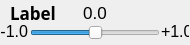
<?xml version="1.0" encoding="UTF-8"?>
<ui version="4.0">
 <class>QSliderPlus</class>
 <widget class="QWidget" name="QSliderPlus">
  <property name="geometry">
   <rect>
    <x>0</x>
    <y>0</y>
    <width>190</width>
    <height>45</height>
   </rect>
  </property>
  <property name="sizePolicy">
   <sizepolicy hsizetype="Fixed" vsizetype="Fixed">
    <horstretch>0</horstretch>
    <verstretch>0</verstretch>
   </sizepolicy>
  </property>
  <property name="font">
   <font>
    <pointsize>13</pointsize>
   </font>
  </property>
  <property name="windowTitle">
   <string>Form</string>
  </property>
  <widget class="QSlider" name="slider">
   <property name="geometry">
    <rect>
     <x>30</x>
     <y>22</y>
     <width>130</width>
     <height>22</height>
    </rect>
   </property>
   <property name="minimum">
    <number>0</number>
   </property>
   <property name="maximum">
    <number>100</number>
   </property>
   <property name="value">
    <number>50</number>
   </property>
   <property name="tracking">
    <bool>true</bool>
   </property>
   <property name="orientation">
    <enum>Qt::Horizontal</enum>
   </property>
   <property name="invertedAppearance">
    <bool>false</bool>
   </property>
  </widget>
  <widget class="QLabel" name="minLabel">
   <property name="geometry">
    <rect>
     <x>0</x>
     <y>25</y>
     <width>28</width>
     <height>13</height>
    </rect>
   </property>
   <property name="font">
    <font>
     <pointsize>12</pointsize>
    </font>
   </property>
   <property name="text">
    <string>-1.0</string>
   </property>
   <property name="alignment">
    <set>Qt::AlignRight|Qt::AlignTrailing|Qt::AlignVCenter</set>
   </property>
  </widget>
  <widget class="QLabel" name="maxLabel">
   <property name="geometry">
    <rect>
     <x>161</x>
     <y>25</y>
     <width>28</width>
     <height>13</height>
    </rect>
   </property>
   <property name="font">
    <font>
     <pointsize>12</pointsize>
    </font>
   </property>
   <property name="text">
    <string>+1.0</string>
   </property>
  </widget>
  <widget class="QLabel" name="valueLabel">
   <property name="geometry">
    <rect>
     <x>65</x>
     <y>5</y>
     <width>60</width>
     <height>16</height>
    </rect>
   </property>
   <property name="font">
    <font>
     <pointsize>13</pointsize>
    </font>
   </property>
   <property name="text">
    <string>0.0</string>
   </property>
   <property name="alignment">
    <set>Qt::AlignCenter</set>
   </property>
  </widget>
  <widget class="QLabel" name="label">
   <property name="geometry">
    <rect>
     <x>10</x>
     <y>5</y>
     <width>71</width>
     <height>16</height>
    </rect>
   </property>
   <property name="sizePolicy">
    <sizepolicy hsizetype="Fixed" vsizetype="Fixed">
     <horstretch>0</horstretch>
     <verstretch>0</verstretch>
    </sizepolicy>
   </property>
   <property name="font">
    <font>
     <family>Avenir</family>
     <pointsize>13</pointsize>
     <weight>75</weight>
     <bold>true</bold>
    </font>
   </property>
   <property name="text">
    <string>Label</string>
   </property>
  </widget>
 </widget>
 <resources/>
 <connections/>
</ui>
